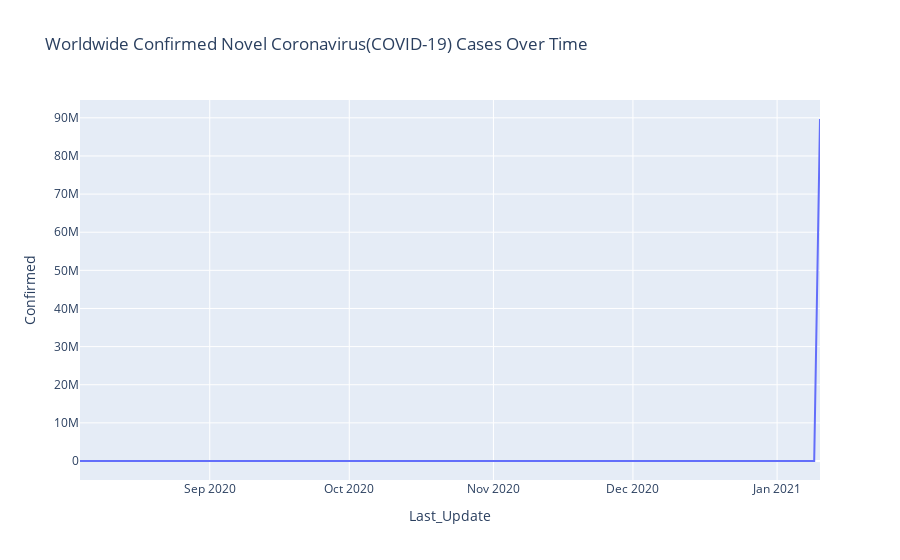

The code cell stored with this chart in its notebook:
### Code cell


### Figure 1 — Plotly figure (JSON) as saved in the notebook; plotly's stock layout.template omitted (floating-point values rounded to 4 significant figures)
{"data": [{"hovertemplate": "Last_Update=%{x}<br>Confirmed=%{y}<extra></extra>", "legendgroup": "", "line": {"color": "#636efa", "dash": "solid"}, "mode": "lines", "name": "", "orientation": "v", "showlegend": false, "type": "scatter", "x": ["2020-08-04 02:27:56", "2020-08-07 22:34:20", "2020-12-21 13:27:30", "2021-01-08 23:22:27", "2021-01-10 05:22:12"], "xaxis": "x", "y": [152, 0, 299, 196, 89690311], "yaxis": "y"}], "layout": {"legend": {"tracegroupgap": 0}, "title": {"text": "Worldwide Confirmed Novel Coronavirus(COVID-19) Cases Over Time"}, "xaxis": {"anchor": "y", "domain": [0, 1], "title": {"text": "Last_Update"}}, "yaxis": {"anchor": "x", "domain": [0, 1], "title": {"text": "Confirmed"}}}}
